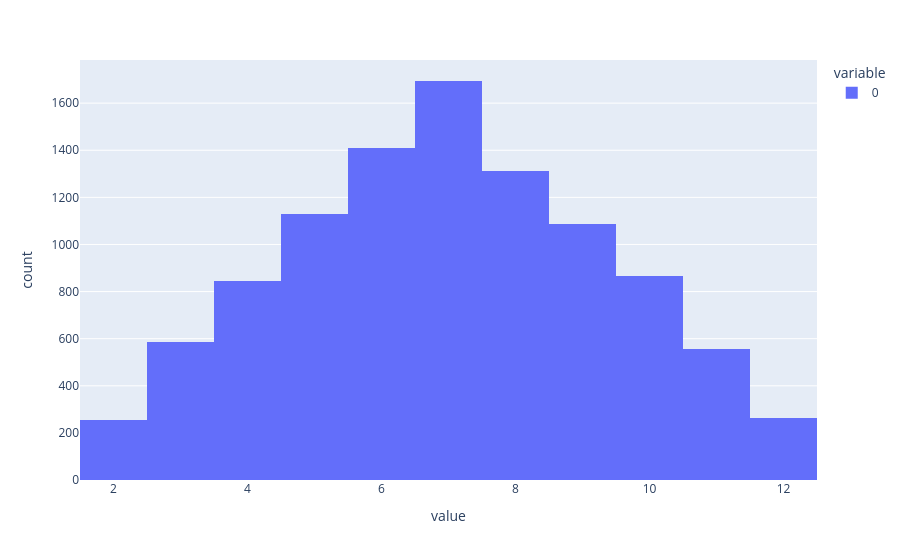

The code cell stored with this chart in its notebook:
### Code cell
import plotly.express as px
px.histogram(sp)

### Figure 1 — Plotly figure (JSON) as saved in the notebook; plotly's stock layout.template omitted (floating-point values rounded to 4 significant figures; data arrays with more than 128 entries replaced by an {"elided": "..."} marker saying what was removed)
{"data": [{"alignmentgroup": "True", "bingroup": "x", "hovertemplate": "variable=0<br>value=%{x}<br>count=%{y}<extra></extra>", "legendgroup": "0", "marker": {"color": "#636efa", "pattern": {"shape": ""}}, "name": "0", "offsetgroup": "0", "orientation": "v", "showlegend": true, "type": "histogram", "x": {"elided": "10000 int values"}, "xaxis": "x", "yaxis": "y"}], "layout": {"barmode": "relative", "legend": {"title": {"text": "variable"}, "tracegroupgap": 0}, "margin": {"t": 60}, "xaxis": {"anchor": "y", "domain": [0, 1], "title": {"text": "value"}}, "yaxis": {"anchor": "x", "domain": [0, 1], "title": {"text": "count"}}}}
